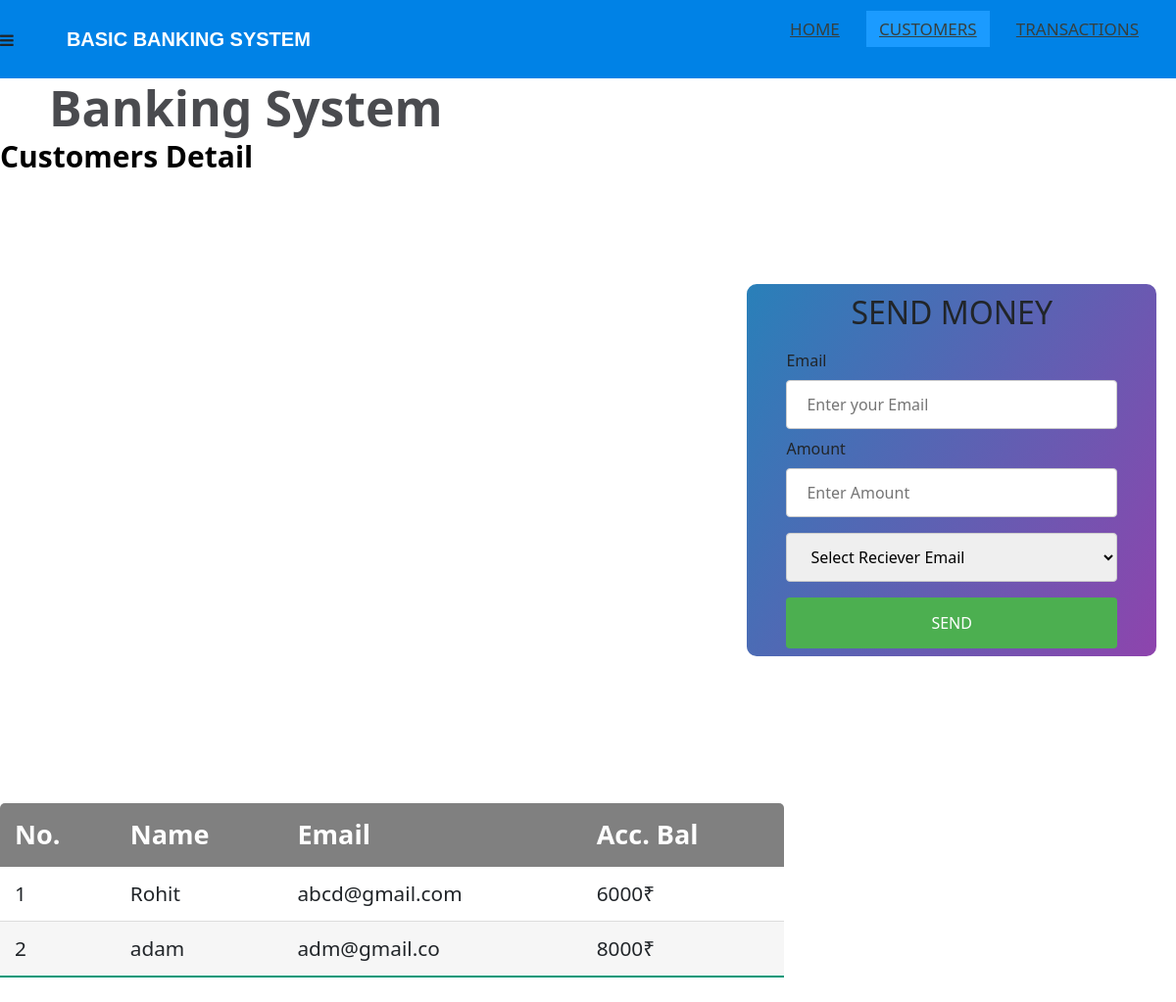
The page /customers on the database as committed earlier.
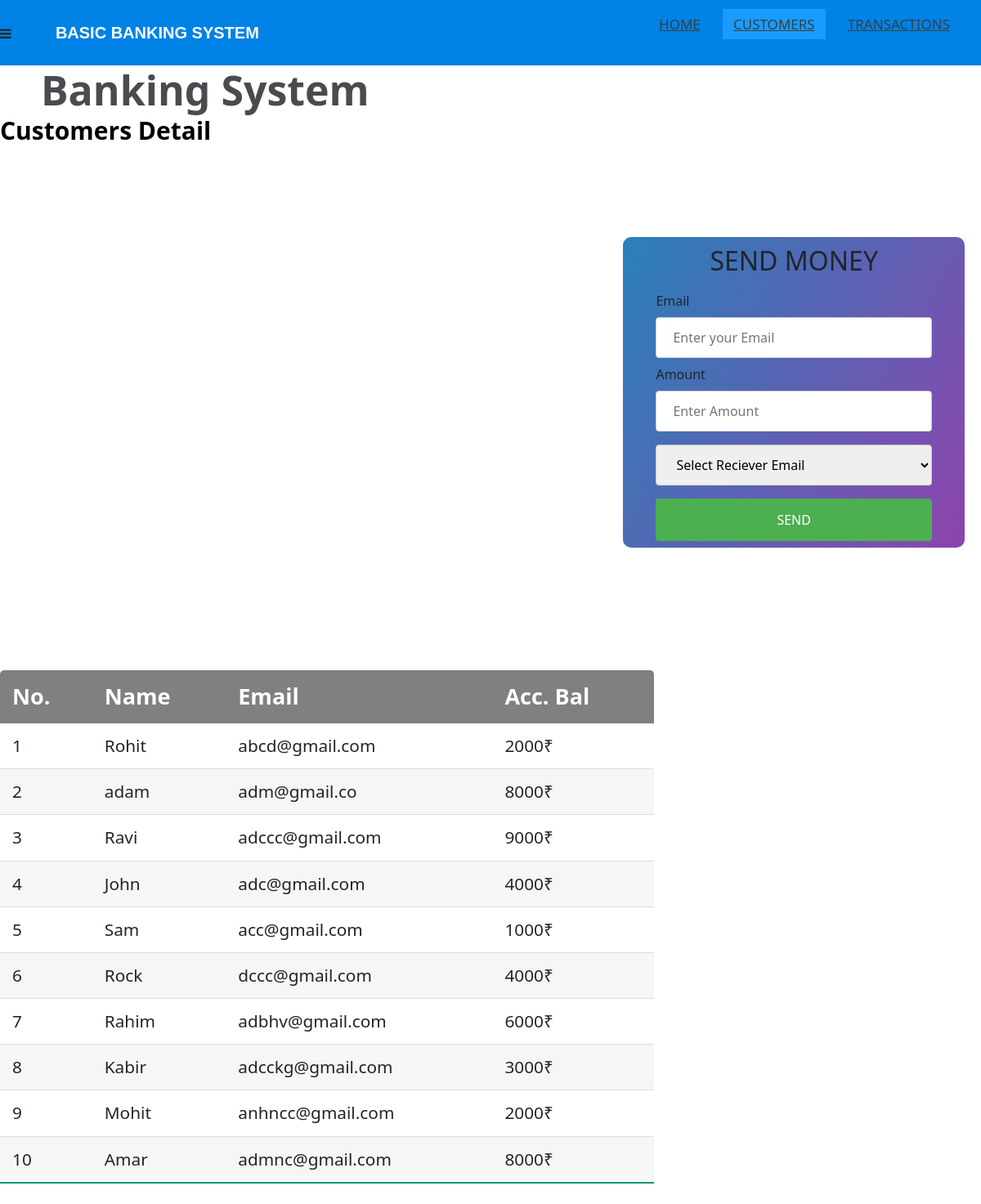
The same page on the database as committed later.
### banking/models.py (models this page shows)
class customerdetail(models.Model):
    name = models.CharField(max_length=30)
    email = models.EmailField(max_length=30)
    avail_bal = models.IntegerField()

### banking/views.py (the view, shortened to what this page needs)
# urls.py: path('customers',views.customers),
def customers(request):
    customers = customerdetail.objects.all()
    return render(request,'customers.html',{'customers':customers})

### templates/customers.html (shortened to what this page needs)
{% load static %}
<!DOCTYPE html>
<html lang="en">
<head>
	<link rel="stylesheet" href="{% static 'CSS/style.css' %}">
	<link rel="stylesheet" href="https://cdnjs.cloudflare.com/ajax/libs/font-awesome/4.7.0/css/font-awesome.min.css">
	<link href="https://cdn.jsdelivr.net/npm/bootstrap@5.1.3/dist/css/bootstrap.min.css" rel="stylesheet">
</head>
<body >
	<nav>
			<i class="fa fa-bars"></i>
		<label class="logo">Basic Banking System</label>
		<ul>
			<li><a href="home">Home</a></li>
			<li><a class="active" href="customers">Customers</a></li>
			<li><a href="trans">Transactions</a></li>
		</ul>
	</nav>
	<label class="heading">Banking System</label><br>
	<aside>
	<div class="center">
		<h2 class="t2">SEND MONEY</h2>
		<form method="post">{% csrf_token %}
		<div class="text-field">
			<label>Email</label>
			<input type="Email" name="semail" placeholder="Enter your Email">
		</div>
		<div class="text-field">
			<label>Amount</label>
			<input type="text" name="amt" placeholder="Enter Amount">
		</div>
			<select id="email" name="email">
				<option value="taseenansar@gmail.com">Select Reciever Email</option>
			</select><br>
			<input type="submit" name="submit" value="SEND">
		</form>
	</div>
	</aside>
	<section>
		<label class="t1">Customers Detail</label>
		<table class="table1">
			<thead>
				<tr>
					<th>No.</th>
					<th>Name</th>
					<th>Email</th>
					<th>Acc. Bal</th>
				</tr>
			</thead>
			<body>
				{% for i in customers %}
				<tr>
					<td>{{i.id}}</td>
					<td>{{i.name}}</td>
					<td>{{i.email}}</td>
					<td>{{i.avail_bal}}₹</td>
				</tr>
				{% endfor %}
			</body>
		</table>
	</section>
</body>
</html>

### static/style.css (style rules this page uses)
* { padding: 0; margin: 0; text-decoration: none; box-sizing: border-box; }
body { font-family: montserrat; background-color: #2c3e50; }
nav { background: #0082e6; height: 80px; width: 100%; }
label.logo { font-family: sans-serif ,Arial, Helvetica; color: white; font-size: 20px; line-height: 80px; padding: 0 50px; font-weight: bold; text-transform: uppercase; }
nav ul { float: right; margin-right: 20px; }
nav ul li { display: inline-block; line-height: 80px; margin: 0 5px; }
nav ul li a { color: white; font-size: 17px; padding: 7px 13px; border: 3px; text-transform: uppercase; }
a.active,a:hover { background: #1b9bff; transition: .5s; }
.heading { color: red; font-size: 50px; line-height: 80px; padding: 0 50px; font-weight: bold; }
.t1 { color: black; font-size: 30px; line-height: 50px; font-weight: bold; }
.table1 { border-collapse: collapse; margin: 25px 0; font-size: 1.3em; min-width: 800px; border-radius: 5px 5px 0 0; overflow: hidden; box-shadow: 0 0 20px rbga(0, 0, 0, 0.15); }
.table1 thead tr { background-color: #009879; color: white; text-align: left; font-weight: bold; }
.table1 th, .table1 td { padding: 12px 15px; }
.table1 tbody tr { border-bottom: 1px solid #dddddd; }
.table1 tbody tr:nth-of-type(even) { background-color: #f3f3f3b6; }
.table1 tbody tr:last-of-type { border-bottom: 2px solid #009879; }
.center { position: relative; float:right ; background: linear-gradient(120deg,#2980b9, #8e44ad); overflow: hidden; margin: 150px 20px; border-radius: 10px; }
h2 { text-align: center; font-size: 50px; padding: 10px 20px; }
.center form { padding: 0 40px; box-sizing: border-box; }
input[type=text], #email,input[type=email] { width: 100%; padding: 12px 20px; margin: 8px 0; display: inline-block; border: 1px solid #ccc; border-radius: 4px; box-sizing: border-box; }
input[type=submit] { width: 100%; background-color: #4CAF50; color: white; padding: 14px 20px; margin: 8px 0; border: none; border-radius: 4px; cursor: pointer; }

### templates/customers.html (style rules this page uses)
nav ul li { display: inline-block; line-height: 50px; margin: 05px; }
nav ul li a { color: #36403f; font-size: 17px; padding: 7px 13px; border: 3px; text-transform: uppercase; }
.heading { color: #4a4b4f; font-size: 50px; line-height: 60px; padding: 0 50px; font-weight: bold; }
.center form { padding: 0 40px; box-sizing: border-box; }
input[type=text], #email,input[type=email] { width: 100%; padding: 12px 20px; margin: 8px 0; display: inline-block; border: 1px solid #ccc; border-radius: 4px; box-sizing: border-box; }
input[type=submit] { width: 100%; background-color: #4CAF50; color: white; padding: 14px 20px; margin: 8px 0; border: none; border-radius: 4px; cursor: pointer; }
.t1 { color: black; font-size: 30px; line-height: 40px; font-weight: bold; }
.table1 thead tr { background-color: grey; color: white; text-align: left; font-weight: bold; font-size: 1.3em; }

Rows that differ between the two databases and show on the page:
changed customerdetail "Rohit": avail_bal "6000" → "2000"
added customerdetail: id "3", name "Ravi", email "adccc@gmail.com", avail_bal "9000"
added customerdetail: id "4", name "John", email "adc@gmail.com", avail_bal "4000"
added customerdetail: id "5", name "Sam", email "acc@gmail.com", avail_bal "1000"
added customerdetail: id "6", name "Rock", email "dccc@gmail.com", avail_bal "4000"
added customerdetail: id "7", name "Rahim", email "adbhv@gmail.com", avail_bal "6000"
added customerdetail: id "8", name "Kabir", email "adcckg@gmail.com", avail_bal "3000"
added customerdetail: id "9", name "Mohit", email "anhncc@gmail.com", avail_bal "2000"
added customerdetail: id "10", name "Amar", email "admnc@gmail.com", avail_bal "8000"
